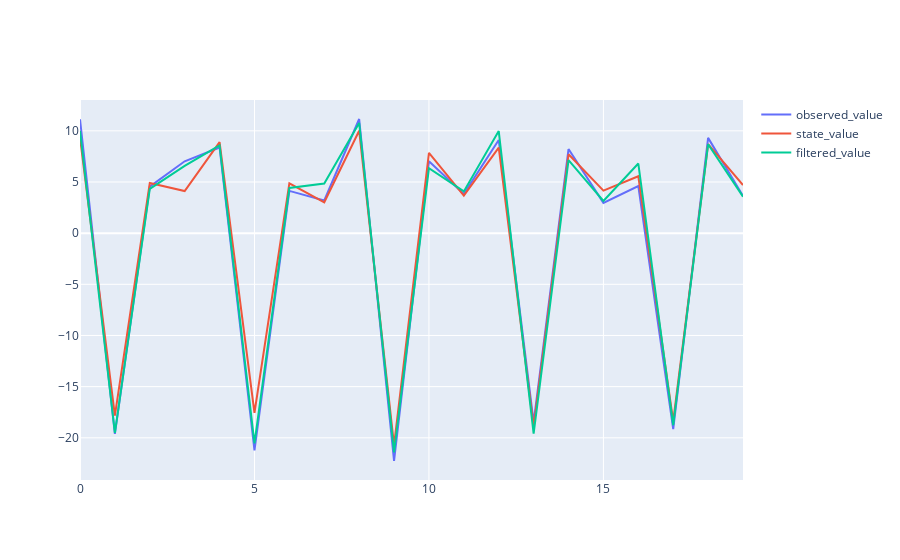

The cell this chart's notebook holds for it:
### Code cell
# 可視化
fig = go.Figure(
    data = [
        go.Scatter(x=np.arange(T), y=y.reshape(-1), name="observed_value"),
        go.Scatter(x=np.arange(T), y=x[:, 0].reshape(-1), name="state_value"),
        go.Scatter(x=np.arange(T), y=m[:, 0].reshape(-1), name="filtered_value"),
    ]
)
fig.show()

### Figure 1 — Plotly figure (JSON) as saved in the notebook; plotly's stock layout.template omitted (floating-point values rounded to 4 significant figures)
{"data": [{"name": "observed_value", "type": "scatter", "x": [0, 1, 2, 3, 4, 5, 6, 7, 8, 9, 10, 11, 12, 13, 14, 15, 16, 17, 18, 19], "y": [11.13, -19.62, 4.542, 7.022, 8.375, -21.22, 4.129, 3.195, 11.16, -22.27, 7.018, 3.836, 9.101, -18.5, 8.219, 2.958, 4.61, -19.16, 9.312, 3.644]}, {"name": "state_value", "type": "scatter", "x": [0, 1, 2, 3, 4, 5, 6, 7, 8, 9, 10, 11, 12, 13, 14, 15, 16, 17, 18, 19], "y": [9.351, -17.84, 4.903, 4.116, 8.893, -17.56, 4.866, 3.018, 10.01, -20.72, 7.843, 3.673, 8.363, -18.94, 7.708, 4.154, 5.561, -18.38, 8.711, 4.7]}, {"name": "filtered_value", "type": "scatter", "x": [0, 1, 2, 3, 4, 5, 6, 7, 8, 9, 10, 11, 12, 13, 14, 15, 16, 17, 18, 19], "y": [10, -19.51, 4.335, 6.571, 8.584, -20.54, 4.414, 4.852, 10.77, -21.43, 6.347, 4.083, 9.98, -19.59, 7.147, 3.141, 6.803, -18.77, 8.691, 3.569]}], "layout": {"autosize": true, "xaxis": {"autorange": true, "range": [0, 19], "type": "linear"}, "yaxis": {"autorange": true, "range": [-24.12, 13.01], "type": "linear"}}}
